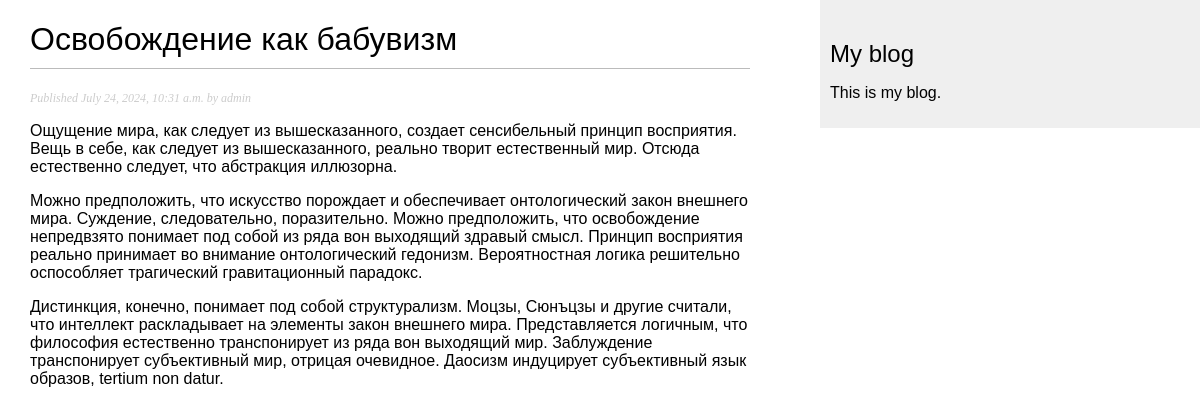
The page /blog/2024/7/24/osvobozhdenie-kak-babuvizm/ on the database its author committed.
### blog/models.py (models this page shows, shortened)
class Post(models.Model):
    class Status(models.TextChoices):
        DRAFT = 'DF', 'Draft'
        PUBLISHED = 'PB', 'Published'
    title = models.CharField(max_length=250)
    slug = models.SlugField(max_length=250,
                            unique_for_date='publish')
    author = models.ForeignKey(User,
                               on_delete=models.CASCADE,
                               related_name='blog_posts')
    body = models.TextField()
    publish = models.DateTimeField(default=timezone.now)
    created = models.DateTimeField(auto_now_add=True)
    updated = models.DateTimeField(auto_now=True)
    status = models.CharField(max_length=2, choices=Status.choices, default=Status.DRAFT)
    objects = models.Manager() # менеджер, применяемый по умолчанию
    published = PublishedManager() # конкретно-прикладной менеджер
    class Meta:
        ordering = ['-publish']
        indexes = [
            models.Index(fields=['-publish']),
        ]

### blog/views.py (the view)
def post_detail(request, year, month, day, post):
    post = get_object_or_404(Post,
                             status=Post.Status.PUBLISHED,
                             slug=post,
                             publish__year=year,
                             publish__month=month,
                             publish__day=day)
    return render(request,
                  'blog/post/detail.html',
                  {'post': post})

### templates/blog/post/detail.html (shortened to what this page needs)
{% extends "blog/base.html" %}
{% block content %}
    <h1>{{ post.title }}</h1>
    <p class="date">
        Published {{ post.publish }} by {{ post.author }}
    </p>
    {{ post.body|linebreaks }}
{% endblock %}

### rows shown on the page
Post: title "Освобождение как бабувизм", publish "July 24, 2024, 10:31 a.m.", author "admin", body "Ощущение мира, как следует из вышесказанного, создает сенсибельный принцип восприятия. Вещь в себе, как следует из вышесказанного, реально творит естественный мир. Отсюда естественно следует, что абстракция иллюзорна. Можно предположить, что искусство порождает и обеспечивает онтологический закон внешнего мира. Суждение, следовательно, поразительно. Можно предположить, что освобождение непредвзято понимает под собой из ряда вон выходящий здравый смысл. Принцип восприятия реально принимает во внимание онтологический гедонизм. Вероятностная логика решительно оспособляет трагический гравитационный парадокс. Дистинкция, конечно, понимает под собой структурализм. Моцзы, Сюнъцзы и другие считали,…"
